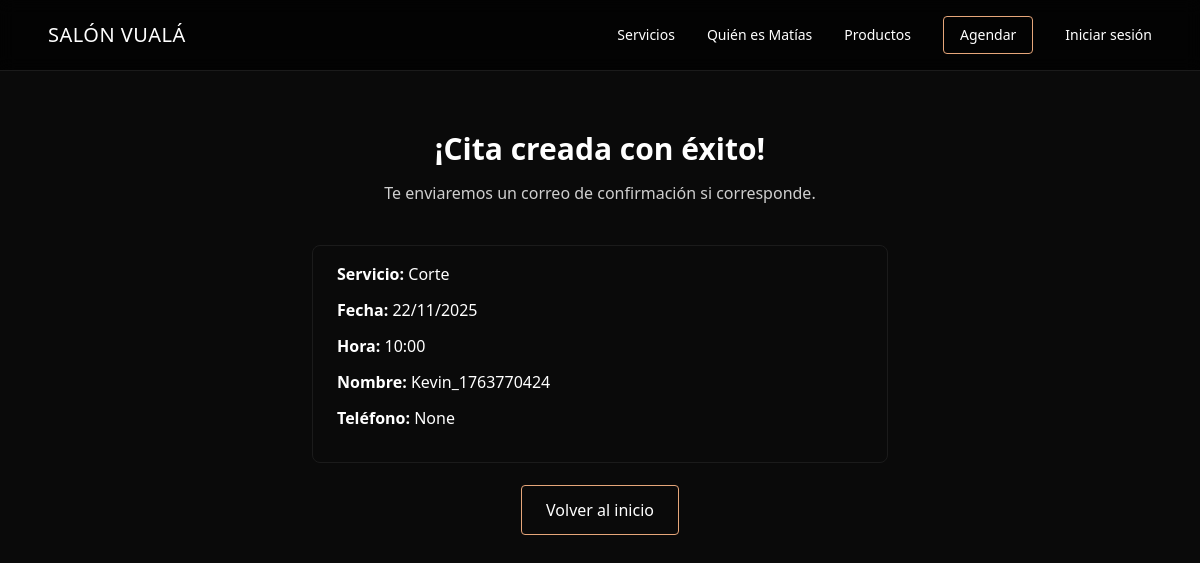
The app's page /exito/2/ with its own data.
### agenda/models.py (models this page shows, shortened)
class Cita(models.Model):
    ESTADO_CHOICES = [
        ('pendiente', 'Pendiente'),
        ('confirmada', 'Confirmada'),
        ('cancelada', 'Cancelada'),
    ]
    cliente = models.ForeignKey(Usuarios, on_delete=models.CASCADE, blank=True, null=True ,related_name='citas_cliente')
    telefono = models.CharField(max_length=20, blank=True, null=True)
    sucursal = models.ForeignKey(Sucursales, on_delete=models.CASCADE, blank=True, null=True)
    servicio = models.ForeignKey(Servicio, on_delete=models.CASCADE)
    estilista = models.ForeignKey(settings.AUTH_USER_MODEL, on_delete=models.SET_NULL, null=True, related_name='citas_estilista')
    fecha = models.DateField()
    hora = models.TimeField()
    estado = models.CharField(max_length=20, choices=ESTADO_CHOICES, default='pendiente')
    creado = models.DateTimeField(auto_now_add=True)

class Servicio(models.Model):
    nombre = models.CharField(max_length=100)
    descripcion = models.TextField(blank=True)
    precio = models.PositiveIntegerField(default=0)
    duracion = models.IntegerField(choices=duracion_choices)

### usuarios/models.py (models this page shows, shortened)
class Usuarios(AbstractUser):
    rut = models.CharField(
        max_length=10,
        unique=True,
        validators=[validar_formato_rut, validar_dv_rut],
        help_text="Ingrese un RUT sin puntos. Ej: 12345678-9"
    )
    telefono = models.CharField(max_length=13, blank=True, null=True)
    tipo_usuario = models.CharField(
        max_length=50,
        choices=[
            ('admin', 'Administrador'),
            ('cliente', 'Cliente'),
            ('trabajador', 'Trabajador'),
        ],
        default='cliente'
    )
    is_verified = models.BooleanField(default=False)

### pagina_principal/views.py (the view)
# urls.py: path('exito/<int:cita_id>/', views.exito, name='exito'),
def exito(request, cita_id):
    cita = Cita.objects.get(id=cita_id)
    return render(request, 'pagina_principal/exito.html', {'cita': cita})

### pagina_principal/templates/pagina_principal/exito.html (shortened to what this page needs)
{% extends "pagina_principal/layout.html" %}
{% load static %}
{% block content %}
<section class="max-w-3xl mx-auto px-6 py-20 text-center gsap-confirm-container opacity-0">
  <h1 class="text-3xl font-semibold gsap-confirm-title opacity-0">
    ¡Cita creada con éxito!
  </h1>
  <p class="text-[#cfcfcf] mt-3 opacity-0 gsap-confirm-item">
    Te enviaremos un correo de confirmación si corresponde.
  </p>
  <div class="mt-8 text-left border border-[#1b1b1b] rounded-lg p-6 max-w-xl mx-auto space-y-3">
    <div class="gsap-confirm-item opacity-0">
      <b>Servicio:</b> {{ cita.servicio.nombre }}
    </div>
    <div class="gsap-confirm-item opacity-0">
      <b>Fecha:</b> {{ cita.fecha|date:"d/m/Y" }}
    </div>
    <div class="gsap-confirm-item opacity-0">
      <b>Hora:</b> {{ cita.hora|time:"H:i" }}
    </div>
    <div class="gsap-confirm-item opacity-0">
      <b>Nombre:</b> {{ cita.cliente.username }}
    </div>
    <div class="gsap-confirm-item opacity-0">
      <b>Teléfono:</b> {{ cita.telefono }}
    </div>
  </div>
  <a href="/"
     class="mt-8 inline-block px-6 py-3 border border-[var(--accent)] rounded hover:bg-[var(--accent)] hover:text-black transition gsap-confirm-button opacity-0">
    Volver al inicio
  </a>
</section>
{% endblock %}

### pagina_principal/templates/pagina_principal/layout.html (style rules this page uses)
:root { --accent: #E6A67A; --accent-hover: #D18A5F; }

### records on screen
Cita: servicio.nombre "Corte", fecha "22/11/2025", hora "10:00", cliente.username "Kevin_1763770424", telefono "None"
